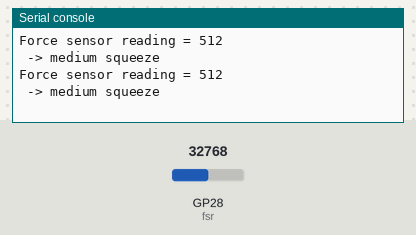
Recording of a program running on a simulated Raspberry Pi Pico running MicroPython. Parts: the last lines printed to the serial console. The test bench sets the inputs (shaded band); at power-on: GP28 (fsr) = 32768 (analog values on the 0–65535 scale).

Above: at 1.2 s.
1.3 s: GP28 (fsr) set to 19660
At 2.6 s:
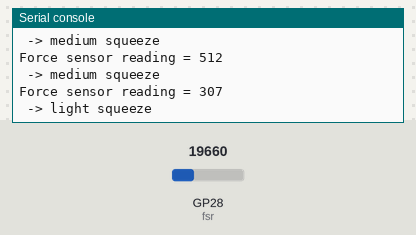
4.5 s: GP28 (fsr) set to 7864
At 5.8 s:
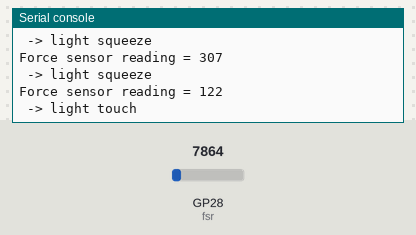
7.5 s: GP28 (fsr) set to 164
At 8.5 s:
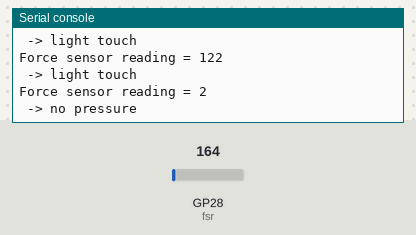
10.5 s: GP28 (fsr) set to 57670
At 11.8 s:
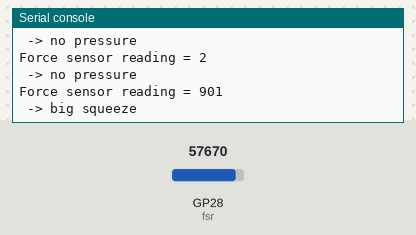
Timing chart, 0 to 13.5 s (numbered marks = the images above; inputs shaded):
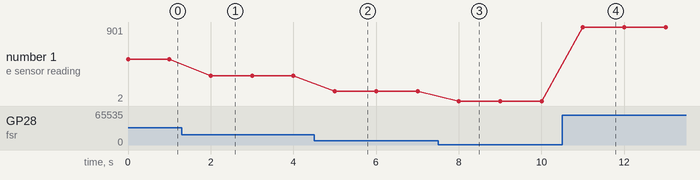

Measured:
- after the input at 1.3 s, the serial console: prints a new line after 0.70 s (image 1)
- after the input at 4.5 s, the serial console: prints a new line after 0.50 s (image 2)
- after the input at 7.5 s, the serial console: prints a new line after 0.51 s (image 3)
- after the input at 10.5 s, the serial console: prints a new line after 0.51 s (image 4)
- plotted number 1: 512 → 307 after the input at 1.3 s, 307 → 122 after the input at 4.5 s, 122 → 2 after the input at 7.5 s, 2 → 901 after the input at 10.5 s

The program:

fsr_picow.py
```python
# MicroPython script for Raspberry Pi Pico to read values from a force-sensitive resistor (FSR)
# This code is free to use and modify for any purpose

from machine import ADC, Pin
import time

# Set up the analog pin connected to the force sensor (FSR)
FSR_PIN = 28  # GP28 corresponds to ADC2 on the Pico
fsr = ADC(Pin(FSR_PIN))

# Function to interpret force level based on analog reading
def interpret_force(value):
    if value < 102:
        return "no pressure"
    elif value < 205:
        return "light touch"
    elif value < 512:
        return "light squeeze"
    elif value < 819:
        return "medium squeeze"
    else:
        return "big squeeze"

# Main loop to continuously read and display force sensor data
while True:
    raw_value = fsr.read_u16()           # Read 16-bit analog value (0–65535)
    scaled_value = raw_value // 64       # Convert to 10-bit scale (0–1023)

    print("Force sensor reading =", scaled_value)
    print(" ->", interpret_force(scaled_value))

    time.sleep(1)  # Wait for 1 second before next reading
```
